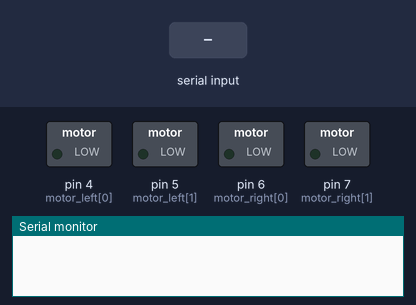
Simulated run of this sketch. Board: Arduino Uno, built with avr-gcc and run on an emulated ATmega328P. On the bench: switched loads named in the sketch (green lamp = pin HIGH), the last lines printed to the serial monitor. The inputs (shaded band) are chosen by the test bench.

Above: at 1.2 s.
1.3 s: "w\n" received over Serial
At 2.2 s:
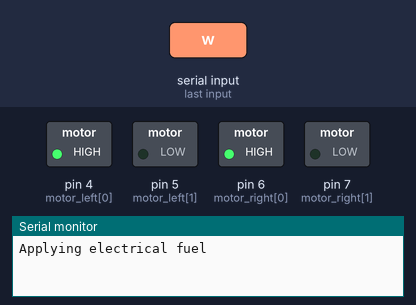
2.8 s: byte 97 ('a') received over Serial
At 2.87 s:
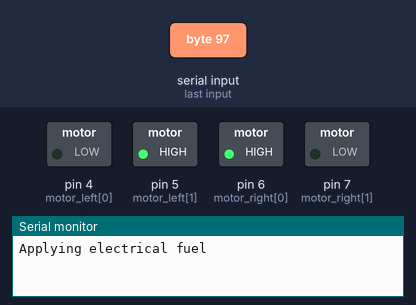
4.4 s: byte 100 ('d') received over Serial
At 4.47 s:
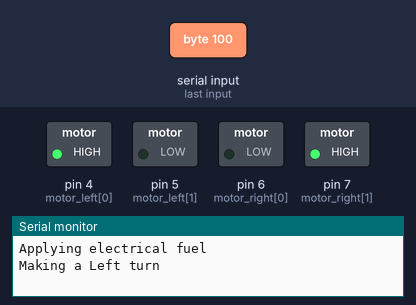
6.0 s: byte 118 ('v') received over Serial
At 7.0 s:
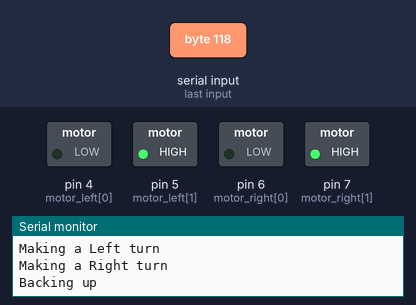
7.5 s: byte 115 ('s') received over Serial
At 8.1 s:
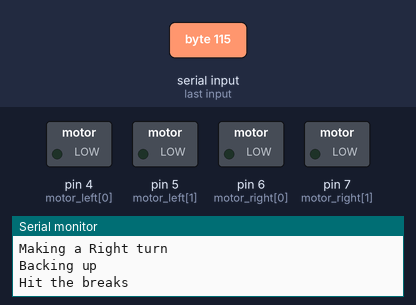
9.0 s: "v\n" received over Serial
At 9.3 s:
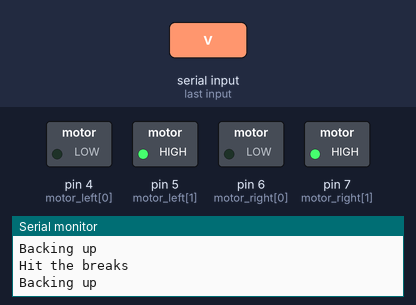
Timing chart, 0 to 11.5 s (numbered marks = the images above; inputs shaded):
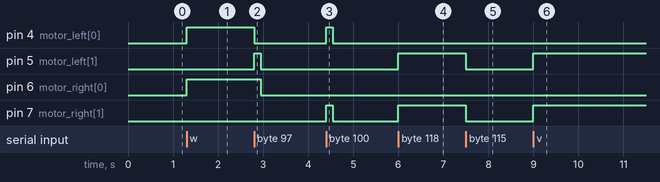

Measured:
- after the input at 1.3 s, pin 4 (motor_left[0]), pin 6 (motor_right[0]): LOW → HIGH at once
- after the input at 2.8 s, pin 4 (motor_left[0]): HIGH → LOW at once; pin 5 (motor_left[1]): LOW → HIGH at once, → LOW 0.15 s later; pin 6 (motor_right[0]): HIGH → LOW after 0.15 s
- after the input at 4.4 s, pin 4 (motor_left[0]), pin 7 (motor_right[1]): LOW → HIGH at once, → LOW 0.15 s later
- after the input at 6.0 s, pin 5 (motor_left[1]), pin 7 (motor_right[1]): LOW → HIGH at once
- after the input at 7.5 s, pin 5 (motor_left[1]), pin 7 (motor_right[1]): HIGH → LOW at once
- after the input at 9.0 s, pin 5 (motor_left[1]), pin 7 (motor_right[1]): LOW → HIGH at once

The sketch:

sketch_feb22a.ino
```cpp
// Use this code to test your motor with the Arduino board:
// if you need PWM, just use the PWM outputs on the Arduino
// and instead of digitalWrite, you should use the analogWrite command

byte rx_data = 0; //variable to store receive data
// --------------------------------------------------------------------------- Motors
int motor_left[] = {4, 5};
int motor_right[] = {6, 7};

// --------------------------------------------------------------------------- Setup
void setup() {
  Serial.begin(9600);

// Setup motors
  int i;
  for(i = 0; i < 2; i++)
  {
    pinMode(motor_left[i], OUTPUT);
    pinMode(motor_right[i], OUTPUT);
  }
}

// --------------------------------------------------------------------------- Loop
void loop() {

/*drive_forward();
delay(3000);
motor_stop();
Serial.println("1");*/

/*drive_backward();
delay(1000);
motor_stop();
Serial.println("2");*/

/*turn_left();
delay(1000);
motor_stop();
Serial.println("3"); */

/*turn_right();
delay(1000);
motor_stop();
Serial.println("4");*/

/*motor_stop();
delay(1000);
motor_stop();
Serial.println("5");*/
  if(Serial.available()) // check if UART receive data
  {
    rx_data = Serial.read();  //store data received
    if(rx_data == 'w')  //if the character received is 'w'
    {
      drive_forward();
      Serial.print("Applying electrical fuel");
      Serial.print('\n');
    }
    else if ( rx_data == 's') //if the character received is 's'
    {
      motor_stop();
      Serial.print("Hit the breaks");
      Serial.print('\n');
    }
    else if ( rx_data == 'a') //if the character received is 'a'
    {
      turn_left();
      delay(150);
      motor_stop();
      Serial.print("Making a Left turn");
      Serial.print('\n');
    }
    else if ( rx_data == 'd') //if the character received is 'd'
    {
      turn_right();
      delay(150);
      motor_stop();
      Serial.print("Making a Right turn");
      Serial.print('\n');
    }
    else if ( rx_data == 'v') //if the character received is 'v'
    {
      drive_backward();
      Serial.print("Backing up");
      Serial.print('\n');
    }
  }
}

// --------------------------------------------------------------------------- Drive

void motor_stop(){
digitalWrite(motor_left[0], LOW);
digitalWrite(motor_left[1], LOW);

digitalWrite(motor_right[0], LOW);
digitalWrite(motor_right[1], LOW);
delay(25);
}

void drive_forward(){
digitalWrite(motor_left[0], HIGH);
digitalWrite(motor_left[1], LOW);

digitalWrite(motor_right[0], HIGH);
digitalWrite(motor_right[1], LOW);
}

void drive_backward(){
digitalWrite(motor_left[0], LOW);
digitalWrite(motor_left[1], HIGH);

digitalWrite(motor_right[0], LOW);
digitalWrite(motor_right[1], HIGH);
}

void turn_left(){
digitalWrite(motor_left[0], LOW);
digitalWrite(motor_left[1], HIGH);

digitalWrite(motor_right[0], HIGH);
digitalWrite(motor_right[1], LOW);
}

void turn_right(){
digitalWrite(motor_left[0], HIGH);
digitalWrite(motor_left[1], LOW);

digitalWrite(motor_right[0], LOW);
digitalWrite(motor_right[1], HIGH);
}
```
